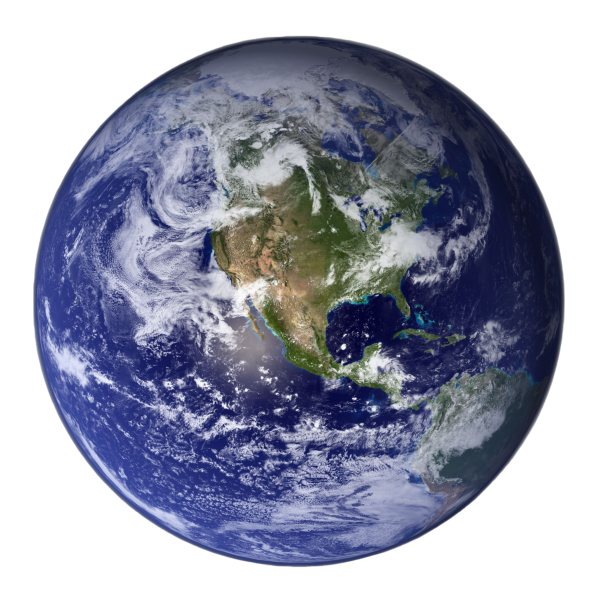
#> input picture earth.png, 1200 x 1200 px (shown at 1/2 size)
$ python orbital_mechanics.py
#> lines starting #> are read from the running program, lines starting #| are printed output that depends on the picture
import numpy as np
import matplotlib.pyplot as plt
import matplotlib.image as mpimg
import matplotlib

matplotlib.use('TkAgg')  # Use TkAgg instead of InterAgg
from datetime import datetime
import time


def log_time(func):
    """Decorator that logs the execution time and run time of the function."""

    def wrapper():
        current_date_and_time = datetime.now()
        start = time.time()
        steps = func()
        end = time.time()
        total_time = end - start
        with open("log.txt", "a") as file:  # "w" mode creates or overwrites the file
            file.write(
                f"Ran code at {current_date_and_time}, with {steps} steps, and a total run time: {total_time}...\n")
        print(f"Total run time: {total_time}...")

    return wrapper


@log_time
def main():
    steps = 50000
    inspace = True

    earth_radius = 6371E3
    if inspace:
        altitude = 370000
        orbital_alt = earth_radius
        x = orbital_alt + altitude
        y = 0
        z = 0
        satellite_pos = np.array([x, y, z])
        satellite_velocity = 7778.496  # m/s
        satellite_velocity_vec = np.array([0, satellite_velocity, 0])
        # This part is not yet working
    else:
        print("Launch")
        angle = np.radians(15)
        altitude = 370000
        # orbital_alt = altitude + earth_radius
        x = earth_radius
        y = 0
        z = 0
        satellite_pos = np.array([x, y, z])
        satellite_velocity = 0  # m/s
        satellite_velocity_vec = np.array([satellite_velocity * np.cos(angle), satellite_velocity * np.sin(angle), 0])

    dt = .1  #time step
    earth_mass = float(5.972E24)
    G = float(6.67E-11)
    gravity_unit_vec = np.array([-1, 0, 0])
    x_pos_list = []
    y_pos_list = []

    for _ in range(steps):
        a = ((G * earth_mass) / np.linalg.norm(satellite_pos) ** 2) * gravity_unit_vec

        satellite_velocity_vec = satellite_velocity_vec + a * dt

        satellite_pos += satellite_velocity_vec * dt

        gravity_unit_vec = (np.array([0, 0, 0]) - satellite_pos) / (np.linalg.norm(satellite_pos - np.array([0, 0, 0])))

        x_pos_list.append(satellite_pos[0])
        y_pos_list.append(satellite_pos[1])

    # Create figure and axis
    fig, ax = plt.subplots()
    fig.patch.set_facecolor('black')
    ax.set_facecolor('black')

    pos1 = [x_pos_list[-1], y_pos_list[-1]]
    pos2 = pos1 / np.linalg.norm(pos1)
    pos3 = pos2 * earth_radius

    # Plot orbit path
    ax.plot(x_pos_list, y_pos_list, label="Path")
    ax.plot(x_pos_list[-1], y_pos_list[-1], label="Space Craft", marker="o", markersize=2, color="red")

    # Place earth image at origin
    earth_img = mpimg.imread("earth.png")
#> earth_img is the input picture: shape (1200, 1200, 4) float32; mean R, G, B, A 0.434, 0.447, 0.518, 0.612
    earth_radius += 850000  # Needed to adjust image size for visually accuracy
    ax.imshow(earth_img, extent=[-earth_radius, earth_radius, -earth_radius, earth_radius])

    # Formatting plots
    scale = 1e7
    ax.set_xlim(-scale, scale)
    ax.set_ylim(-scale, scale)
    ax.set_aspect('equal')  # Ensure 1:1 aspect ratio
    plt.grid(False)
    plt.legend(loc='upper left')
    plt.tight_layout()
    plt.title('Orbit')
    plt.xlabel('x')
    plt.ylabel('y')
    plt.show()
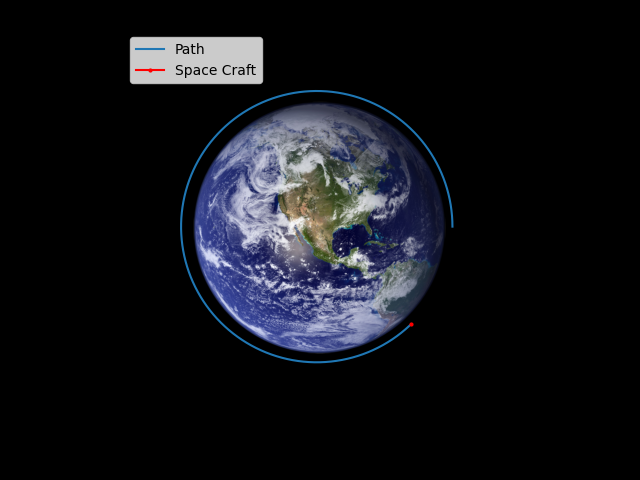
#> figure drawn by matplotlib, 1 panel
    return steps


if __name__ == '__main__':
    main()
